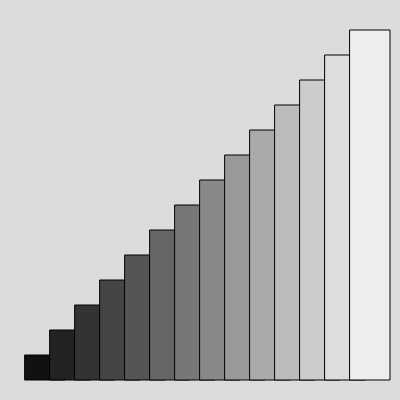
Frame 1 (no input)
Frame 60 (no input): identical to frame 1, image omitted
Frame 120 (the mouse pressed at the canvas centre since frame 60): identical to frame 1, image omitted

The p5.js sketch that drew this single still picture (run headless with seeded random() and noise() and a simulated clock; from frame 60 on, the mouse is pressed at the canvas centre):

// p5.js sketch
// ── sketch.js
function setup() {
  createCanvas(400, 400);
}

function draw() {
  background(220);
  
  for(let i=1; i <15; i = i+1){
    
    fill(i*17);
    rect(i*25,380-i*25,40,i*25);
  }

}
